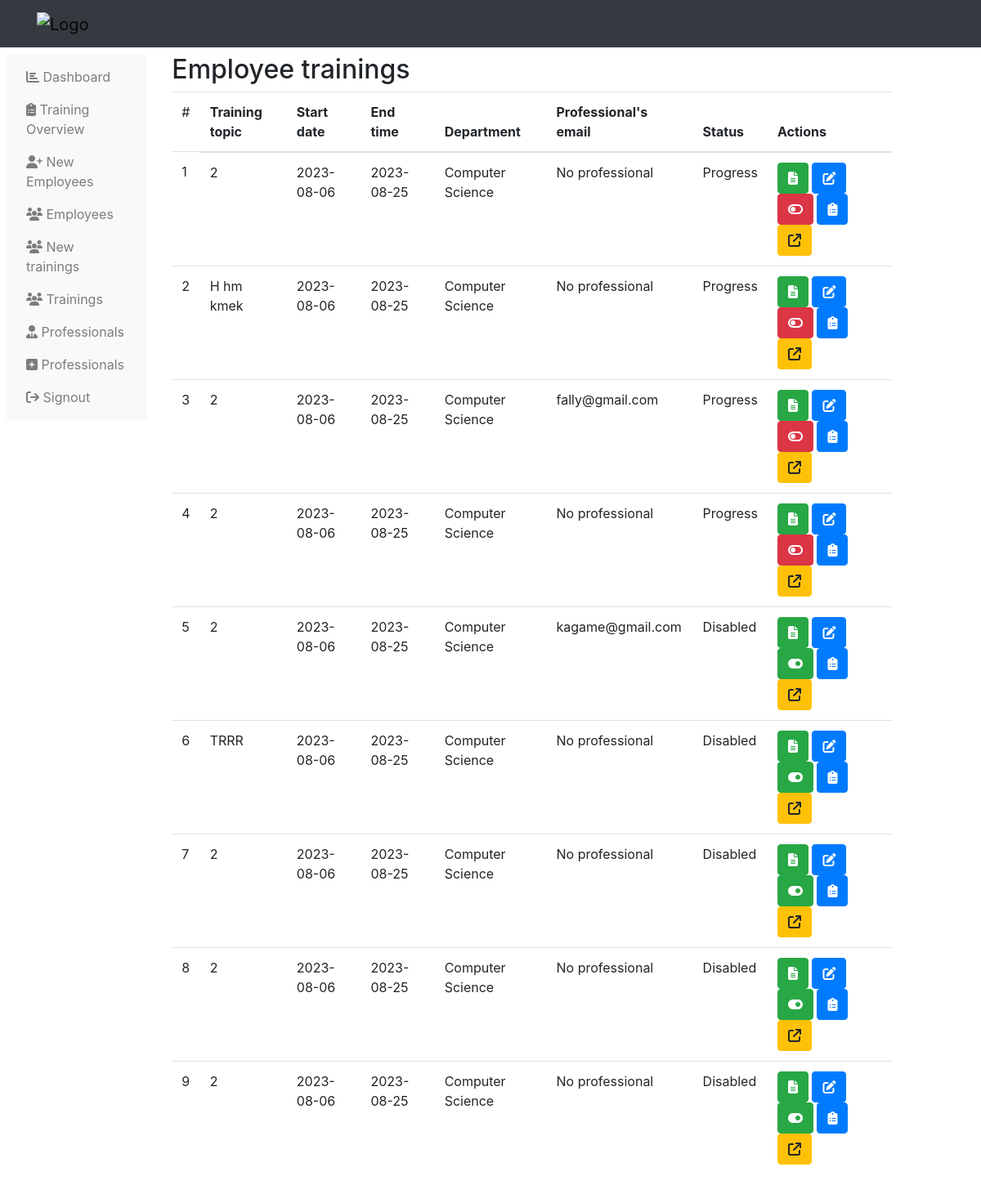
The page /administration-trainings.php (signed in) on the database as committed earlier.
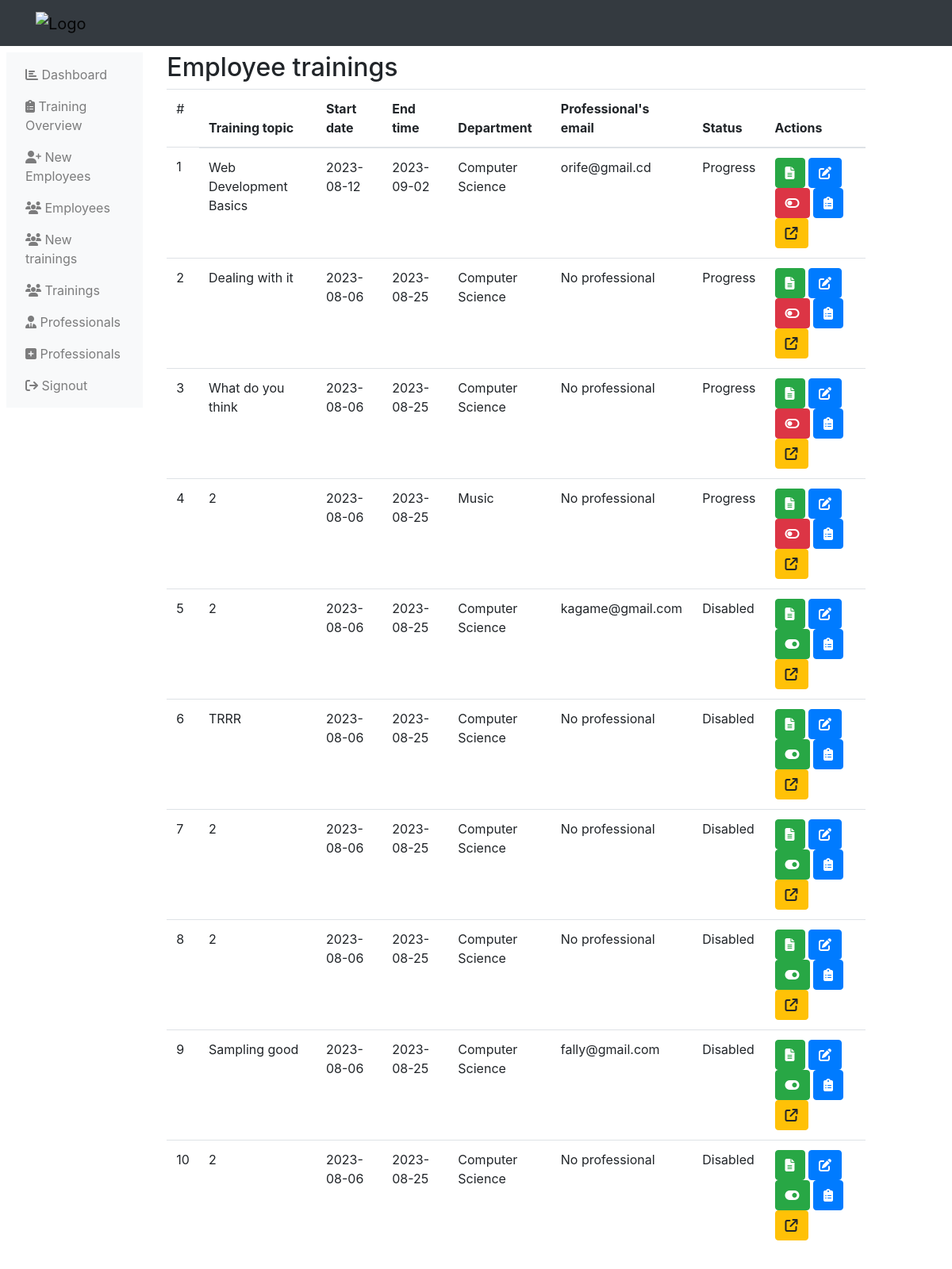
The same page on the database as committed later.
### tables this page shows
CREATE TABLE `trainings` (
  `training_id` int(11) NOT NULL,
  `training_topic` varchar(255) NOT NULL,
  `training_description` text NOT NULL DEFAULT 'This is the defaullt description of the trainings',
  `training_start` varchar(255) NOT NULL,
  `training_end` varchar(255) NOT NULL,
  `training_cover` varchar(255) NOT NULL,
  `training_depart` int(11) NOT NULL,
  `training_status` varchar(255) NOT NULL
);

CREATE TABLE `departments` (
  `depart_id` int(11) NOT NULL,
  `depart_name` varchar(255) NOT NULL
);

CREATE TABLE `training_professionals` (
  `tr_pro_id` int(11) NOT NULL,
  `training` int(11) NOT NULL,
  `professional` int(11) NOT NULL,
  `unique_id` text NOT NULL,
  `tr_pro_status` varchar(255) NOT NULL
);

CREATE TABLE `professionals` (
  `professional_id` int(11) NOT NULL,
  `professional_fn` varchar(255) NOT NULL,
  `professional_ln` varchar(255) NOT NULL,
  `professional_email` varchar(255) NOT NULL,
  `professional_phone` int(12) NOT NULL,
  `professional_status` varchar(255) NOT NULL
);

### administration-trainings.php (the view, shortened to what this page needs)
<?php
    include('php/connection.php');
?>
<!DOCTYPE html>
<html lang="en">
<head>
    <link rel="stylesheet" href="https://maxcdn.bootstrapcdn.com/bootstrap/4.5.2/css/bootstrap.min.css">
    <link rel="stylesheet" href="https://cdnjs.cloudflare.com/ajax/libs/font-awesome/6.4.2/css/all.min.css" />
</head>
<body>
    <?php include("php/administration-header.php"); ?>
    <div class="">
        <div class="row p-2">
            <?php
                include("php/administration-left-links.php");
            ?>
            <div class="col-md-9">
                <h2>
                    Employee trainings
                </h2>
                <div class="r">
                    <table class="table table-hover table-responsive">
                        <thead>
                            <tr>
                                <td>
                                    #
                                <th>
                                    Training topic
                                </th>
                                <th>
                                    Start date
                                </th>
                                <th>
                                    End time
                                </th>
                                <th>
                                    Department
                                </th>
                                <th>
                                    Professional's email
                                </th>
                                <th>
                                    Status
                                </th>
                                <th>
                                    Actions
                                </th>
                            </tr>
                        </thead>
                        <tbody>
                            <?php
                                $get_trainings = mysqli_query($server,"SELECT * from
                                    trainings,departments
                                    WHERE
                                    trainings.training_depart = departments.depart_id
                                    ORDER BY training_status DESC,
                                    training_start DESC,training_end DESC
                                ");
                                $count=1;
                                while ($data_trainings = mysqli_fetch_array($get_trainings)) {
                                    ?>
                                    <tr>
                                        <td>
                                            <?php echo $count++; ?>
                                        </td>
                                        <td>
                                            <?php
                                                echo $data_trainings['training_topic'];
                                            ?>
                                        </td>
                                        <td>
                                            <?php
                                                echo $data_trainings['training_start'];
                                            ?>
                                        </td>
                                        <td>
                                            <?php
                                                echo $data_trainings['training_end'];
                                            ?>
                                        </td>
                                        <td>
                                            <?php
                                                echo $data_trainings['depart_name'];
                                            ?>
                                        </td>
                                        <td>
                                            <?php
                                                $training_id = $data_trainings['training_id'];
                                                $get_professional_tr = mysqli_query($server,"SELECT * from training_professionals
                                                    WHERE training='$training_id'
                                                ");
                                                if (mysqli_num_rows($get_professional_tr) < 1) {
                                                    ?>
                                                    No professional
                                                    <?php
                                                }
                                                while ($data_profe_tr = mysqli_fetch_array($get_professional_tr)) {
                                                    $profes = $data_profe_tr['professional'];
                                                    $get_profe_info = mysqli_fetch_array(mysqli_query($server,"SELECT * from
                                                        professionals WHERE professional_id = '$profes'
                                                    "));
                                                    echo $get_profe_info['professional_email']." ";
                                                }
                                            ?>
                                        </td>
                                        <td>
                                            <?php
                                                echo $data_trainings['training_status'];
                                            ?>
                                        </td>
                                        <td>
                                            <a href="administration-trainings-add-content.php?training_id=<?php echo $data_trainings['training_id'] ?>" title="View training contents" class="btn btn-success">
                                                <i class="fas fa-file-alt"></i>
                                            </a>
                                            <a href="administrator-edit-training.php?training_id=<?php echo $data_trainings['training_id'] ?>" class="btn btn-primary" title="Edit training">
                                                <i class="fa fa-edit"></i>
                                            </a>
                                            <?php
                                                if ($data_trainings['training_status'] == 'Progress') {
                                                    ?>
                                                    <a href="administrator-ban-training.php?training_id=<?php echo $data_trainings['training_id'] ?>" class="btn btn-danger" title="Disable training">
                                                        <i class="fas fa-toggle-off"></i>
                                                    </a>
                                                    <?php
                                                }
                                                else {
                                                    ?>
                                                    <a href="administrator-unban-training.php?training_id=<?php echo $data_trainings['training_id'] ?>" class="btn btn-success" title="Enable training">
                                                        <i class="fas fa-toggle-on"></i>
                                                    </a>
                                                    <?php
                                                }
                                            ?>
                                            <a href="administrator-training-overview.php?training_id=<?php echo $data_trainings['training_id'] ?>" title="Training overview" class="btn btn-primary">
                                                <i class="fas fa-clipboard-list"></i>
                                            </a>
                                            <a href="trainings/covers/<?php echo $data_trainings['training_cover']; ?>" title="View training image." target="_blank" class="btn btn-warning">
                                                <i class="fa fa-external-link"></i>
                                            </a>
                                        </td>
                                    </tr>
                                    <?php
                                }
                            ?>
                        </tbody>
                    </table>
                </div>
            </div>
        </div>
    </div>
</body>
</html>

### php/administration-header.php (shortened to what this page needs)
<nav class="navbar navbar-expand-lg navbar-light bg-dark">
    <div class="container">
        <a class="navbar-brand" href="adminstration-home.php">
            <img src="logo.png" alt="Logo" width="50" height="50">
        </a>
    </div>
</nav>

### php/administration-left-links.php
<div class="col-md-2">
    <nav class="navbar navbar-expand-md navbar-light bg-light">
        <div class="collapse navbar-collapse" id="navbarNav">
            <ul class="navbar-nav flex-column">
                <li class="nav-item">
                    <a class="nav-link" href="adminstration-home.php"><i class="fas fa-chart-bar"></i> Dashboard</a>
                </li>
                <li class="nav-item">
                    <a class="nav-link" href="#"><i class="fas fa-clipboard-list"></i> Training Overview</a>
                </li>
                <li class="nav-item">
                    <a class="nav-link" href="adminstation-new-employees.php"><i class="fas fa-user-plus"></i> New Employees</a>
                </li>
                <li class="nav-item">
                    <a class="nav-link" href="administration-employees.php"><i class="fas fa-users"></i> Employees</a>
                </li>
                <li class="nav-item">
                    <a class="nav-link" href="administration-new-trainings.php"><i class="fas fa-users"></i> New trainings</a>
                </li>
                <li class="nav-item">
                    <a class="nav-link" href="administration-trainings.php"><i class="fas fa-users"></i> Trainings</a>
                </li>
                <li class="nav-item">
                    <a class="nav-link" href="administration-professionals.php">
                    <i class="fas fa-user-tie"></i>
                    Professionals
                    </a>
                </li>
                <li class="nav-item">
                    <a class="nav-link" href="administration-new-professionals.php">
                    <i class="fas fa-plus-square"></i>
                    Professionals
                    </a>
                </li>
                <li class="nav-item">
                    <a class="nav-link" href="sign-out.php?administration"><i class="fas fa-sign-out"></i> Signout</a>
                </li>
            </ul>
        </div>
    </nav>
</div>

Rows that differ between the two databases and show on the page:
added trainings: training_topic "Web Development Basics", training_start "2023-08-12", training_end "2023-09-02", training_depart.depart_name "Computer Science", training_status "Progress"
added training_professionals: professional.professional_email "orife@gmail.cd", shown under "Web Development Basics"
changed trainings: training_topic "2" → "Dealing with it"
changed trainings: training_topic "H hm kmek" → "What do you think"
changed trainings: training_depart.depart_name "Computer Science" → "Music"
changed trainings: training_topic "2" → "Sampling good"; training_status "Progress" → "Disabled"; moves down the list
